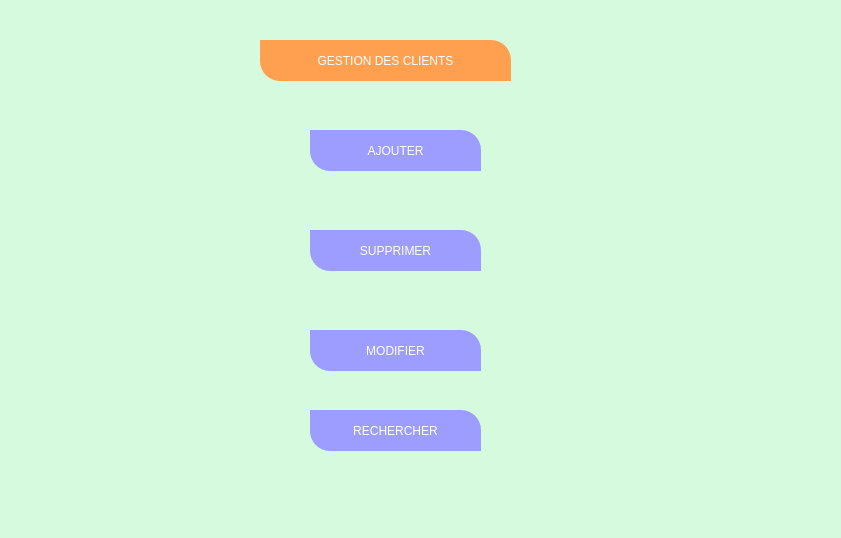
<?xml version="1.0" encoding="UTF-8"?>
<ui version="4.0">
 <class>Dialog</class>
 <widget class="QWidget" name="Dialog">
  <property name="geometry">
   <rect>
    <x>0</x>
    <y>0</y>
    <width>841</width>
    <height>538</height>
   </rect>
  </property>
  <property name="windowTitle">
   <string>Dialog</string>
  </property>
  <widget class="QLabel" name="label">
   <property name="geometry">
    <rect>
     <x>-10</x>
     <y>-20</y>
     <width>861</width>
     <height>581</height>
    </rect>
   </property>
   <property name="styleSheet">
    <string notr="true">
background-image: url(:/newPrefix/v.jpg.jpg);
background-color: rgb(214, 250, 222);</string>
   </property>
   <property name="text">
    <string/>
   </property>
  </widget>
  <widget class="QPushButton" name="pushButton">
   <property name="geometry">
    <rect>
     <x>260</x>
     <y>40</y>
     <width>251</width>
     <height>41</height>
    </rect>
   </property>
   <property name="styleSheet">
    <string notr="true">background-color: rgb(255, 160, 80);
color: rgb(255, 255, 255);
font: 75 12pt &quot;MS Shell Dlg 2&quot;;
border-top-right-radius: 20px;
border-bottom-left-radius: 20px;
text-align:center;
padding:5px;</string>
   </property>
   <property name="text">
    <string>GESTION DES CLIENTS</string>
   </property>
  </widget>
  <widget class="QPushButton" name="pushButton_4">
   <property name="geometry">
    <rect>
     <x>310</x>
     <y>130</y>
     <width>171</width>
     <height>41</height>
    </rect>
   </property>
   <property name="styleSheet">
    <string notr="true">color: rgb(255, 255, 255);
background-color: rgb(156, 157, 255);
font: 75 12pt &quot;MS Shell Dlg 2&quot;;
border-top-right-radius: 20px;
border-bottom-left-radius: 20px;
text-align:center;
padding:5px;</string>
   </property>
   <property name="text">
    <string>AJOUTER</string>
   </property>
  </widget>
  <widget class="QPushButton" name="pushButton_5">
   <property name="geometry">
    <rect>
     <x>310</x>
     <y>330</y>
     <width>171</width>
     <height>41</height>
    </rect>
   </property>
   <property name="styleSheet">
    <string notr="true">color: rgb(255, 255, 255);
background-color: rgb(156, 157, 255);
font: 75 12pt &quot;MS Shell Dlg 2&quot;;
border-top-right-radius: 20px;
border-bottom-left-radius: 20px;
text-align:center;
padding:5px;</string>
   </property>
   <property name="text">
    <string>MODIFIER</string>
   </property>
  </widget>
  <widget class="QPushButton" name="pushButton_6">
   <property name="geometry">
    <rect>
     <x>310</x>
     <y>230</y>
     <width>171</width>
     <height>41</height>
    </rect>
   </property>
   <property name="styleSheet">
    <string notr="true">color: rgb(255, 255, 255);
background-color: rgb(156, 157, 255);
font: 75 12pt &quot;MS Shell Dlg 2&quot;;
border-top-right-radius: 20px;
border-bottom-left-radius: 20px;
text-align:center;
padding:5px;</string>
   </property>
   <property name="text">
    <string>SUPPRIMER</string>
   </property>
  </widget>
  <widget class="QPushButton" name="pushButton_7">
   <property name="geometry">
    <rect>
     <x>310</x>
     <y>410</y>
     <width>171</width>
     <height>41</height>
    </rect>
   </property>
   <property name="styleSheet">
    <string notr="true">color: rgb(255, 255, 255);
background-color: rgb(156, 157, 255);
font: 75 12pt &quot;MS Shell Dlg 2&quot;;
border-top-right-radius: 20px;
border-bottom-left-radius: 20px;
text-align:center;
padding:5px;</string>
   </property>
   <property name="text">
    <string>RECHERCHER</string>
   </property>
  </widget>
 </widget>
 <resources>
  <include location="ttt.qrc"/>
 </resources>
 <connections/>
</ui>
